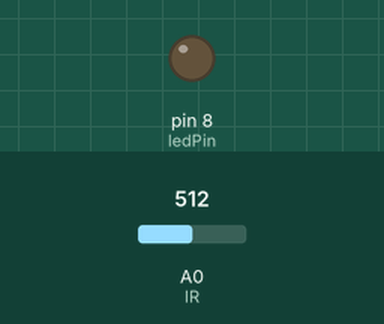
A sketch run on a simulated Arduino Leonardo, built with avr-gcc and run on an emulated ATmega32U4. On the bench: output pins drawn as LEDs (lit = HIGH). The test bench sets the inputs (shaded band); at power-on: A0 (IR) = 512. What the sketch prints to the serial monitor is not drawn.

Above: at 1.2 s.
1.3 s: A0 (IR) set to 0
At 1.8 s:
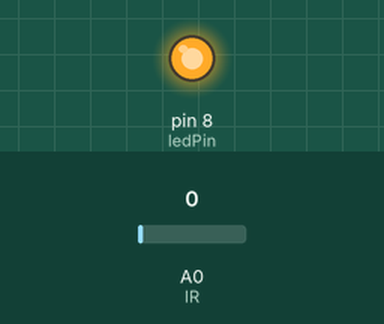
4.3 s: A0 (IR) set to 122
At 5.0 s:
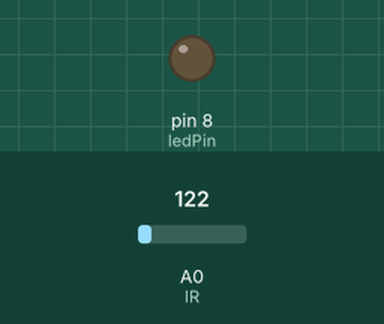
Timing chart, 0 to 7.3 s (numbered marks = the images above; inputs shaded):
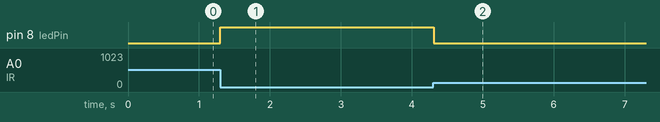

Measured:
- after the input at 1.3 s, pin 8 (ledPin): LOW → HIGH at once
- after the input at 4.3 s, pin 8 (ledPin): HIGH → LOW at once

The sketch:

Arduino.ino
```cpp
#define IR A0
 #define BOUNCE_TIME 500

const int ledPin = 8;
int piscando = 0;
int Control = 1;
int reading=1;
int contador=0;
static uint32_t lastPressTime = 0;
bool auth=false;
void setup() {
Serial.begin(9600);
Serial1.begin(9600);
pinMode(ledPin, OUTPUT);
}

void loop()
{
   reading = analogRead(IR);

  Serial.println(reading);

     if(reading==0){
       contador++;
       lastPressTime=millis();
       digitalWrite(ledPin, HIGH);
        delay(100);
        digitalWrite(ledPin, LOW);
        auth=true;

  }
     if(millis() - lastPressTime > BOUNCE_TIME && auth){
          Serial.print("\n Contador: ");
          Serial.print(contador);
          Serial.print("\n");
          Serial1.write(contador);
          contador=0;
          delay(500);


          lastPressTime=millis();
          auth=false;
    }


  }
```
